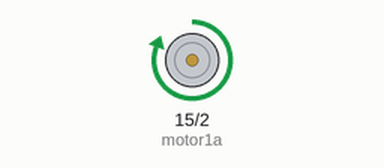
Recording of a program running on a simulated ESP32 board running MicroPython. Shown: motor-driver pin pairs drawn as motors (green arrow = first pin HIGH = forward, orange = second pin HIGH = backward, longer = more drive). At 70.0 s the program stops and its outputs stay as they are.

Above: at 2.5 s.
At 9.5 s:
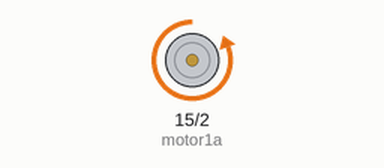
At 13.0 s:
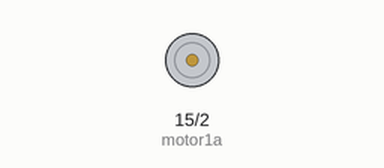
Timing chart, 0 to 18.2 s (numbered marks = the images above):
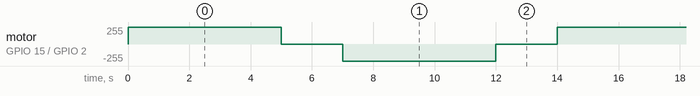

Measured:
- by itself, motor on GPIO 15 (motor1a) / GPIO 2 (motor1b): repeats every 14.0 s: stopped 2.0 s, backward 255/255 5.0 s, stopped 2.0 s, forward 255/255 5.0 s

The program:

Project_18__Small_Fan.py
```python
from machine import Pin
import time

motor1a = Pin(15, Pin.OUT) # create motor1a object from Pin 15, Set Pin 15 to output
motor1b = Pin(2, Pin.OUT) # create motor1b object from Pin 2, Set Pin 2 to output

def forward():
    motor1a.value(1) # Set motor1a high
    motor1b.value(0) # Set motor1b low
def backward():
    motor1a.value(0)
    motor1b.value(1)
def stop():
    motor1a.value(0)
    motor1b.value(0)

def test():
    forward() # motor forward
    time.sleep(5) #delay
    stop() # motor stop
    time.sleep(2)
    backward()# motor backward
    time.sleep(5)
    stop()
    time.sleep(2)

for i in range(5):
    test() 
```
